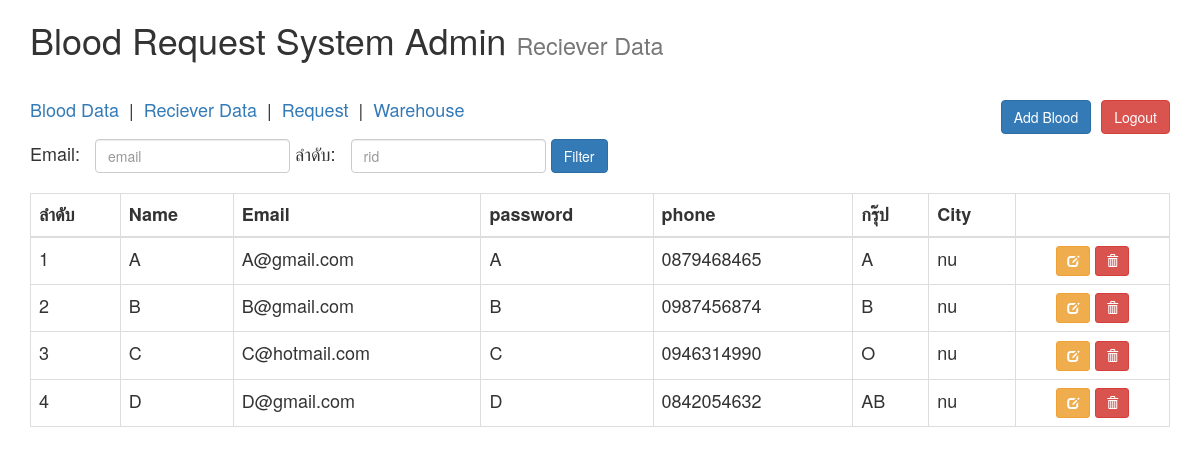
Screenshot of /admin/rv.php (signed in) with the database file from the repository.
### tables this page shows
CREATE TABLE `receivers` (
  `rid` int(11) NOT NULL,
  `rname_2` varchar(100) DEFAULT NULL,
  `remail` varchar(100) DEFAULT NULL,
  `rpassward` varchar(100) DEFAULT NULL,
  `rphone` varchar(100) DEFAULT NULL,
  `rbr` varchar(100) DEFAULT NULL,
  `rcity` varchar(100) DEFAULT NULL
);

### admin/rv.php (the view, shortened to what this page needs)
<?php
require('../dbconnect.php');
?><!DOCTYPE html>
<html lang="en">
<head>
    <link rel="stylesheet" href="https://maxcdn.bootstrapcdn.com/bootstrap/3.3.7/css/bootstrap.min.css">
</head>
<body class="container">
<?php
$email = isset($_GET['email']) ? $_GET['email'] : "";
$rid = isset($_GET['rid']) ? $_GET['rid'] : "";
if ($email != "" && $rid != "") {
    $sql = "select * from receivers where reqemail='$email' and rid='$rid'";
}
else if ($email != "") {
    $sql = "select * from receivers where reqemail='$email'";
}
else if ($rid != "") {
    $sql = "select * from receivers where rid='$rid'";
}
else {
    $sql = "select * from receivers";
}
$results = $conn->query($sql);
?>
    <h1>Blood Request System Admin <small>Reciever Data</small></h1><br>
    <h4><a href="index.php" >Blood Data</a>&nbsp;&nbsp;|&nbsp;&nbsp;<a href="rv.php" >Reciever Data</a>&nbsp;&nbsp;|&nbsp;&nbsp;<a href="req.php" >Request</a>&nbsp;&nbsp;|&nbsp;&nbsp;<a href="wh.php" >Warehouse</a>
    <a href="logout.php" class="btn btn-danger pull-right" style="margin-left: 10px">Logout</a>
    <a href="rvadd.php" class="btn btn-primary pull-right">Add Blood</a><br><br>
    <form method="get" class="form-inline">
        Email: &nbsp;
        <input type="text" name="email" class="form-control" placeholder="email">
        ลำดับ: &nbsp;
        <input type="text" name="rid" class="form-control" placeholder="rid">
        <input class="btn btn-primary" type="submit" value="Filter">
    </form>
    <table class="table table-bordered" style="margin-top: 20px">
        <thead>
            <tr>
                <th>ลำดับ</th>
                <th>Name</th>
                <th>Email</th>
                <th>password</th>
                <th>phone</th>
                <th>กรุ๊ป</th>
                <th>City</th>
                <th></th>
            </tr>
        </thead>
        <tbody>
        <?php
        while($row = $results->fetch_assoc()) {
            ?>
            <tr>
                <td><?php echo $row['rid'] ?></td>
                <td><?php echo $row['rname_2'] ?></td>
                <td><?php echo $row['remail'] ?></td>
                <td><?php echo $row['rpassward'] ?></td>
                <td><?php echo $row['rphone'] ?></td>
                <td><?php echo $row['rbr'] ?></td>
                <td><?php echo $row['rcity'] ?></td>
                <td class="text-center">
                    <a href="rvedit.php?rid=<?php echo $row['rid'] ?>" class="btn btn-sm btn btn-warning">
                        <span class="glyphicon glyphicon-edit "></span>
                    </a>
                    <a href="rvdelete.php?rid=<?php echo $row['rid'] ?>" class="btn btn-sm btn btn-danger">
                        <span class="glyphicon glyphicon-trash "></span>
                    </a>
                </td>
            </tr>
            <?php
        }
        ?>
        </tbody>
    </table>
</body>
</html>

### rows the page displays
receivers: rid "1", rname_2 "A", remail "A@gmail.com", rpassward "A", rphone "0879468465", rbr "A", rcity "nu"
receivers: rid "2", rname_2 "B", remail "B@gmail.com", rpassward "B", rphone "0987456874", rbr "B", rcity "nu"
receivers: rid "3", rname_2 "C", remail "C@hotmail.com", rpassward "C", rphone "0946314990", rbr "O", rcity "nu"
receivers: rid "4", rname_2 "D", remail "D@gmail.com", rpassward "D", rphone "0842054632", rbr "AB", rcity "nu"
